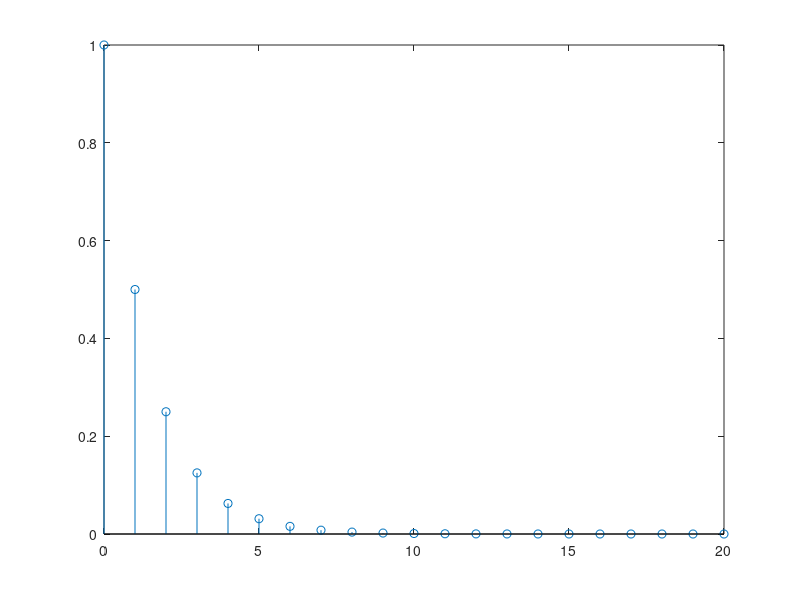

The MATLAB script that drew this image:
n = 0:20;
x = [1 zeros(1,20)];
y_initial = [0];
num = [1];
den = [1 -0.5];
y = filter(num, den, x, y_initial);
stem(n, y)